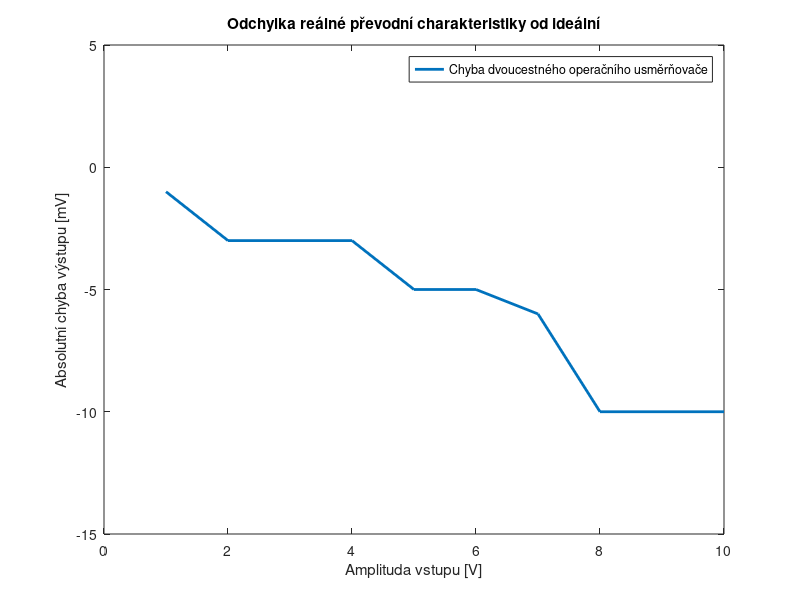

MATLAB code for this plot:
ideal = [0.706 1.413 2.12 2.827 3.534 4.24 4.947 5.654 6.361 7.067];
realne = [0.705 1.410 2.117 2.824 3.529 4.235 4.941 5.644 6.351 7.057];

chyba = realne - ideal;
rel_chyba = chyba / ideal;

plot(chyba * 1000, 'linewidth', 2);
legend(['Chyba dvoucestného operačního usměrňovače'], 'location', 'northeast');
title('Odchylka reálné převodní charakteristiky od ideální');
xlabel('Amplituda vstupu [V]')
ylabel('Absolutní chyba výstupu [mV]');
ylim([-15 5])
